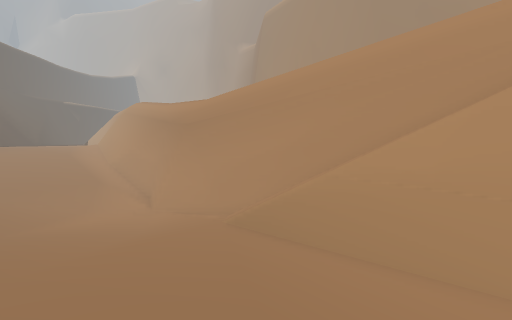
View 1 (above)

18 first-person views from a walk through a scene from a Unity 3-D project. The camera is 1.3 m above the floor, tilts 4° down and sees 85° across. The floor is counted in squares, 1 m on a side. Each view is taken from the middle of a square. On the plan, view 1 faces up. The plan holds only what a view shows up to about 13 squares ahead; the rest is blank. The place goes on beyond the plan. The player character is not drawn.

View 2
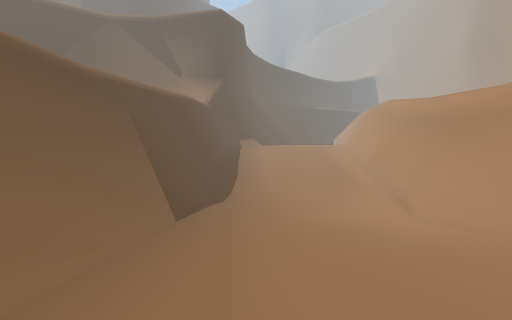

View 3
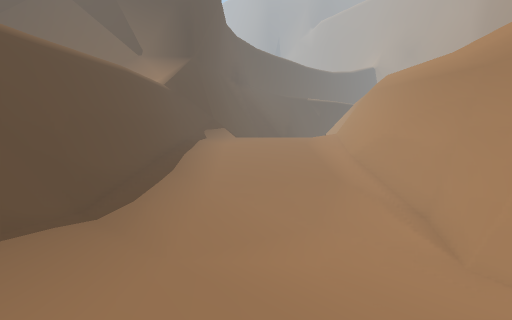

View 4
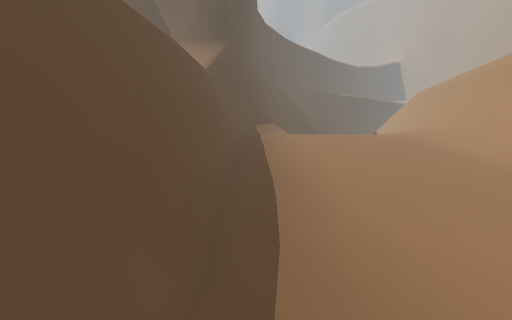

View 5
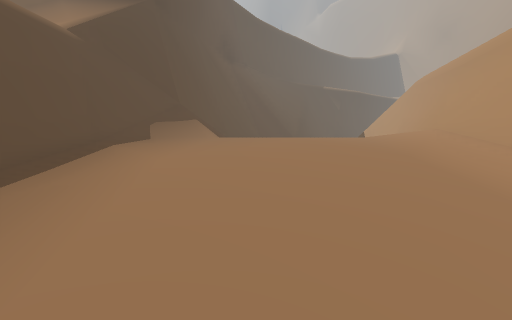

View 6
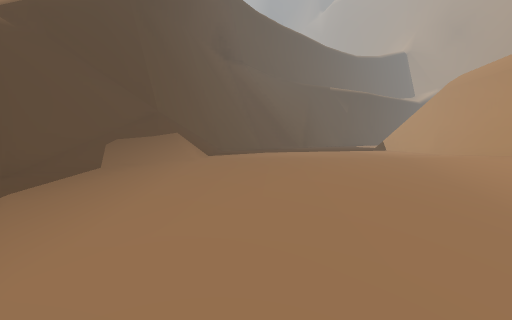

View 7
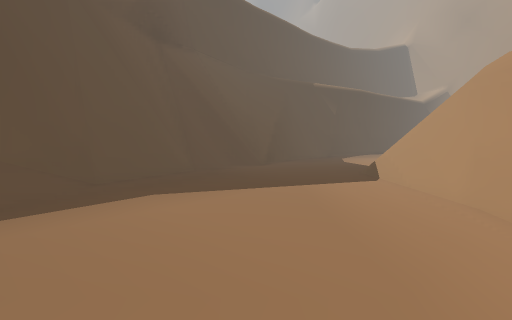

View 8
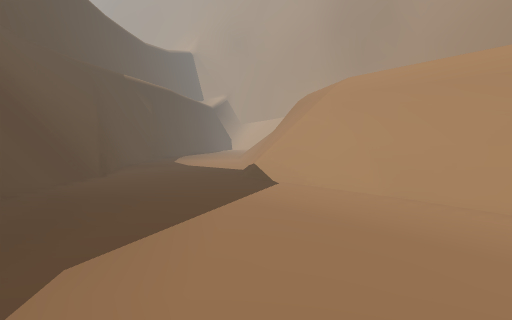

View 9
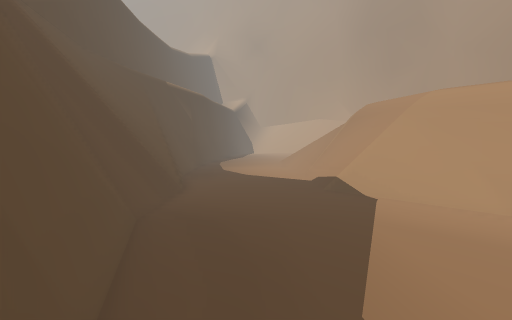

View 10
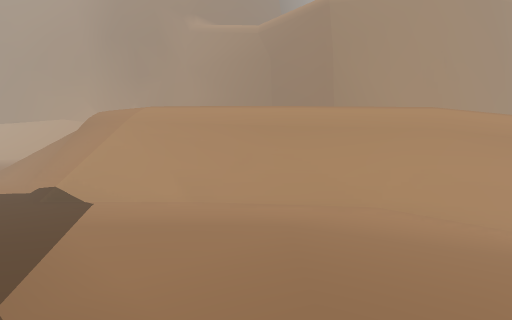

View 11
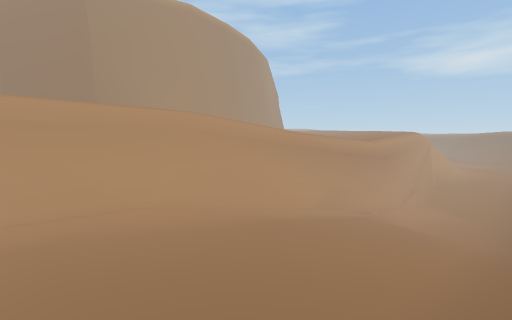

View 12
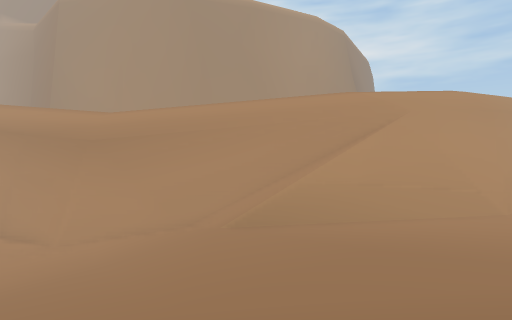

View 13
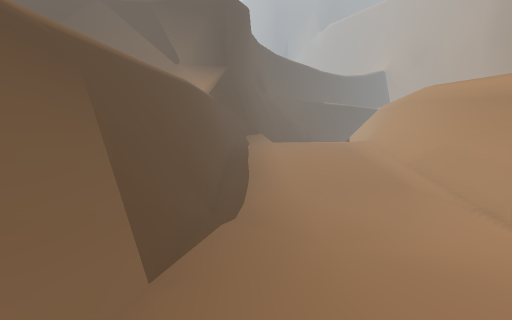

View 14
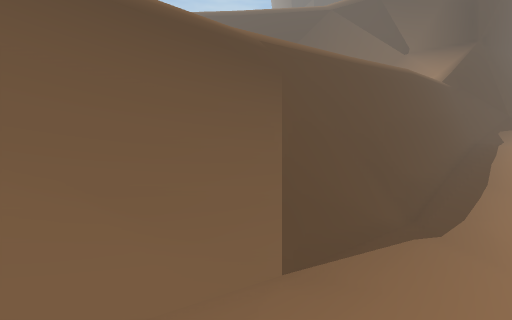

View 15
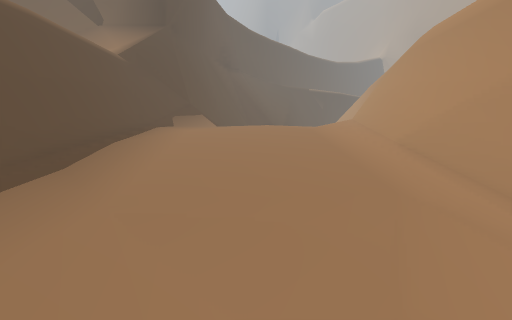

View 16
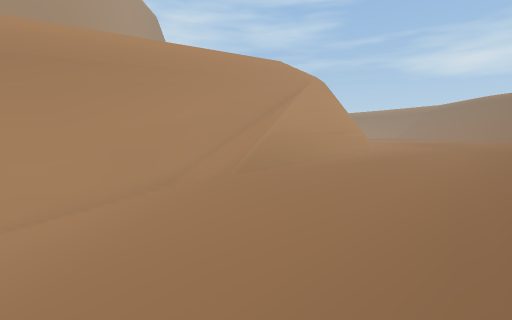

View 17
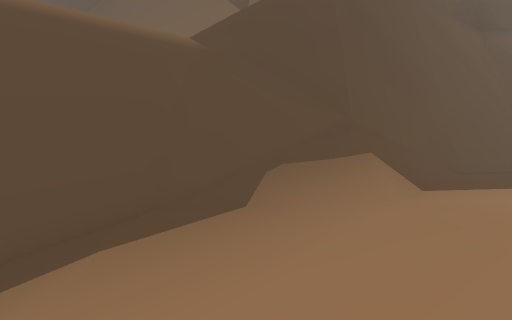

View 18
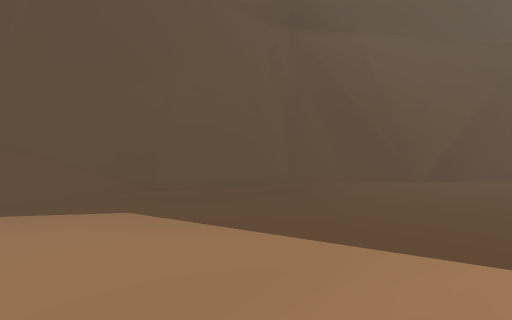

### Floor plan
Key: @ floor where view 1 was taken; # wall or solid block; . main floor; - floor 0.25 m lower than the main floor; _ floor 0.75 m lower than the main floor; < floor 1.25 m lower than the main floor; ( floor 1.5 m lower than the main floor; ! floor 2 m lower than the main floor; ? floor 2.25 m lower than the main floor; : floor 2.5 m higher than the main floor; + floor 2.75 m higher than the main floor; * floor 3.25 m higher than the main floor; % floor 3.75 m higher than the main floor; / step, stairs or slope; = window, fence, low wall or low ledge; v drop or lower ground.
Columns run from 28 left of view 1 to 9 right of it. Each row starts with its distance up from view 1.
 33    #....../#v/
 32 v  #=...../==/
 31 v  #=.....////
 30 v  ##.....==:/%
 29 v  ##......=#v/%
 28 v  ##.......=#v/
 27 vv ##........##/%
 26 vv ##.........#v/%
 25 vv  #.........=#v/
 24  vv #=.........##/*
 23   vv##.........=#v/
 22   vv##/.........##/*
 21    v ##/......./=#v/*
 20    v ##//......//## /
 19       #///....../.##/*
 18      v##//......-/=#v/
 17     /vv#=/.....--/-##v/
 16    ///v##/....--///_##//
 15   /////v##..---//////#v/:
 14  ///////v#=---////////#v/
 13  =      /v#=-//////////#v
 12         %/v#=_//////////#
 11          //##=//////////##
 10           /vv#=</////!?/=#
  9            /vv#=((((!!!!!###:
  8             /v##=(((!!!!!/###:
  7              /vv##!!!!!!!!/(##:
  6               /v###((////////##:
  5               //v###(//////</=#:+
  4                /vv###(////<<_=#v:+
  3                 /vv##=////<<__##v//+
  2                  /vv#=////<____##vv//*
  1                   /v##/////_____###vvv
  0                     v#=// __@____=#

Where each view was taken, in squares from view 1:
view 1: 0 up, 0 right, facing up
view 2: 0 up, 1 left, facing up-left
view 3: 5 up, 3 left, facing up-left
view 4: 5 up, 8 left, facing up-left
view 5: 12 up, 10 left, facing up-left
view 6: 14 up, 12 left, facing up-left
view 7: 20 up, 14 left, facing up-left
view 8: 20 up, 18 left, facing up
view 9: 20 up, 21 left, facing up
view 10: 18 up, 20 left, facing up-right
view 11: 18 up, 20 left, facing right
view 12: 0 up, 5 left, facing up-right
view 13: 2 up, 4 left, facing up-left
view 14: 3 up, 4 left, facing left
view 15: 9 up, 6 left, facing up-left
view 16: 5 up, 7 left, facing right
view 17: 16 up, 14 left, facing left
view 18: 25 up, 15 left, facing left
